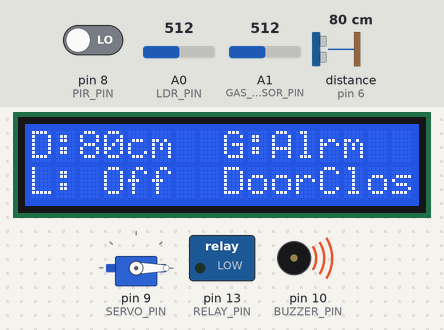
Bench run of a sketch on a simulated Arduino Uno, built with avr-gcc and run on an emulated ATmega328P. Shown: 16×2 character LCD, servo, switched loads named in the sketch (green lamp = pin HIGH), buzzer (waves = sounding, pin HIGH). Wiring (inferred from the names in the program): ultrasonic range finder: trigger pin 7; echo pin 6. Inputs (shaded band) come from the test bench; at power-on: distance to the obstacle (sensor on pin 6) 80 cm, A1 (GAS_SENSOR_PIN) = 512, pin 8 (PIR_PIN) LOW, A0 (LDR_PIN) = 512. The echo pulse lasts 58.3 µs per cm; pins used as bus, display or sensor lines are not drawn; what the sketch prints to the serial monitor is not drawn.

Above: at 1.2 s.
1.3 s: distance to the obstacle (sensor on pin 6) set to 45 cm
At 2.9 s:
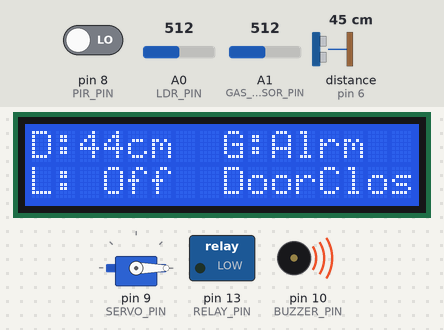
3.2 s: distance to the obstacle (sensor on pin 6) set to 37 cm
At 4.9 s:
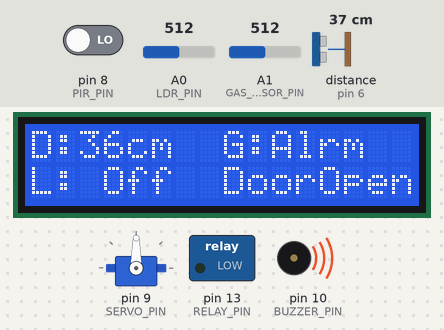
6.0 s: A1 (GAS_SENSOR_PIN) set to 312
7.7 s: A1 (GAS_SENSOR_PIN) set to 293
At 9.3 s:
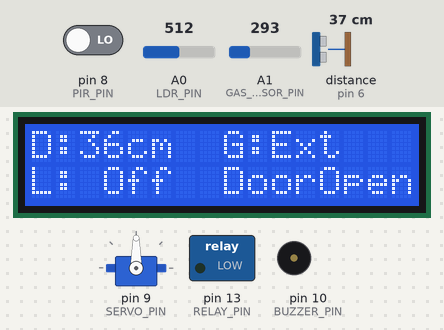
9.6 s: pin 8 (PIR_PIN) driven HIGH
At 10.6 s:
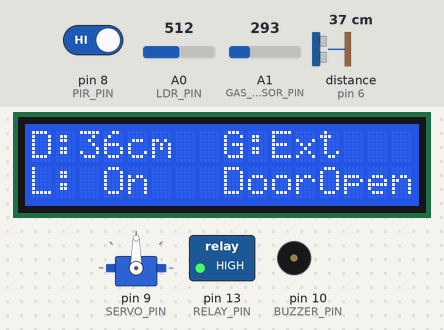
Timing chart, 0 to 12.6 s (numbered marks = the images above; inputs shaded):
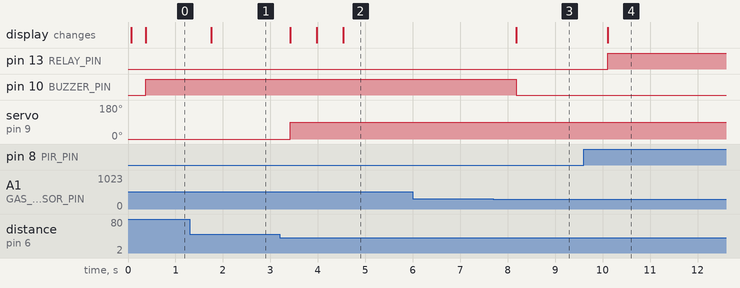

The sketch:

home_automation_1.ino
```cpp
#include <LiquidCrystal.h>
#include <Servo.h>

// LCD pin configuration: RS, EN, D4, D5, D6, D7
LiquidCrystal lcd(12, 11, 5, 4, 3, 2);

// Sensor and device pins
const int TRIG_PIN = 7;
const int ECHO_PIN = 6;
const int RELAY_PIN = 13;
const int PIR_PIN = 8;
const int LDR_PIN = A0;
const int GAS_SENSOR_PIN = A1;
const int SERVO_PIN = 9;
const int BUZZER_PIN = 10;

// Thresholds
const int LDR_THRESHOLD = 600;
const int DISTANCE_TRIGGER = 40; // cm
const int GAS_ALARM_THRESHOLD = 300;

int cm = 0;
Servo myServo;

long readUltrasonicDistance(int triggerPin, int echoPin) {
  pinMode(triggerPin, OUTPUT);
  digitalWrite(triggerPin, LOW);
  delayMicroseconds(2);
  digitalWrite(triggerPin, HIGH);
  delayMicroseconds(10);
  digitalWrite(triggerPin, LOW);
  pinMode(echoPin, INPUT);
  return pulseIn(echoPin, HIGH, 30000); // Timeout to prevent hanging
}

void setup() {
  lcd.begin(16, 2);
  pinMode(RELAY_PIN, OUTPUT);
  pinMode(PIR_PIN, INPUT);
  pinMode(LDR_PIN, INPUT);
  pinMode(GAS_SENSOR_PIN, INPUT);
  pinMode(BUZZER_PIN, OUTPUT);

  myServo.attach(SERVO_PIN);
  myServo.write(0); // Initial servo position

  Serial.begin(9600);
}

void loop() {
  // --- Distance Sensor ---
  cm = 0.01723 * readUltrasonicDistance(TRIG_PIN, ECHO_PIN);
  lcd.setCursor(0, 0);
  lcd.print("D:");
  lcd.print(cm);
  lcd.print("cm ");

  // --- Servo Control + Door Status ---
  lcd.setCursor(8, 1); // Right side, second row
  if (cm > 0 && cm <= DISTANCE_TRIGGER) {
    myServo.write(90); // Door Open
    lcd.print("DoorOpen ");
  } else {
    myServo.write(0);  // DoorClose
    lcd.print("DoorClose");
  }

  // --- Motion + LDR + Light Control ---
  int motion = digitalRead(PIR_PIN);
  int ldrValue = analogRead(LDR_PIN);
  Serial.print("LDR: ");
  Serial.println(ldrValue);

  lcd.setCursor(0, 1); // Left side of second row
  if (ldrValue < LDR_THRESHOLD) {
    if (motion == HIGH) {
      digitalWrite(RELAY_PIN, HIGH);
      lcd.print("L: On ");
      delay(5000); // Keep light on for 5 seconds
    } else {
      digitalWrite(RELAY_PIN, LOW);
      lcd.print("L: Off");
      delay(300);
    }
  } else {
    digitalWrite(RELAY_PIN, LOW);
    lcd.print("L: Off");
    delay(500);
  }

  // --- Gas Sensor + Buzzer ---
  int gasValue = analogRead(GAS_SENSOR_PIN);
  lcd.setCursor(8, 0); // Right side, top row

  if (gasValue <= 85) {
    lcd.print("G:Low ");
  } else if (gasValue <= 120) {
    lcd.print("G:Med ");
  } else if (gasValue <= 200) {
    lcd.print("G:High");
  } else if (gasValue <= GAS_ALARM_THRESHOLD) {
    lcd.print("G:Ext ");
  } else {
    lcd.print("G:Alrm");
  }

  // Buzzer ON if gas is too high
  if (gasValue > GAS_ALARM_THRESHOLD) {
    digitalWrite(BUZZER_PIN, HIGH);
  } else {
    digitalWrite(BUZZER_PIN, LOW);
  }

  delay(250); // LCD refresh rate
}
```

Measured:
- the behaviour switches between 42 and 41 cm on distance to the obstacle (sensor on pin 6) (found by bisection; images 1 and 2)
- the behaviour switches between 301 and 300 on A1 (GAS_SENSOR_PIN) (found by bisection; images 2 and 3)
- after the input at 1.3 s, the display: changes after 0.45 s (image 1)
- after the input at 3.2 s, servo on pin 9 (SERVO_PIN): 0° → 90° after 0.22 s; the display: changes after 0.22 s (image 2)
- after the input at 6.0 s, every drawn part: stays the same
- after the input at 7.7 s, pin 10 (BUZZER_PIN): HIGH → LOW after 0.48 s; the display: changes after 0.48 s (image 3)
- after the input at 9.6 s, pin 13 (RELAY_PIN): LOW → HIGH after 0.51 s; the display: changes after 0.51 s (image 4)
